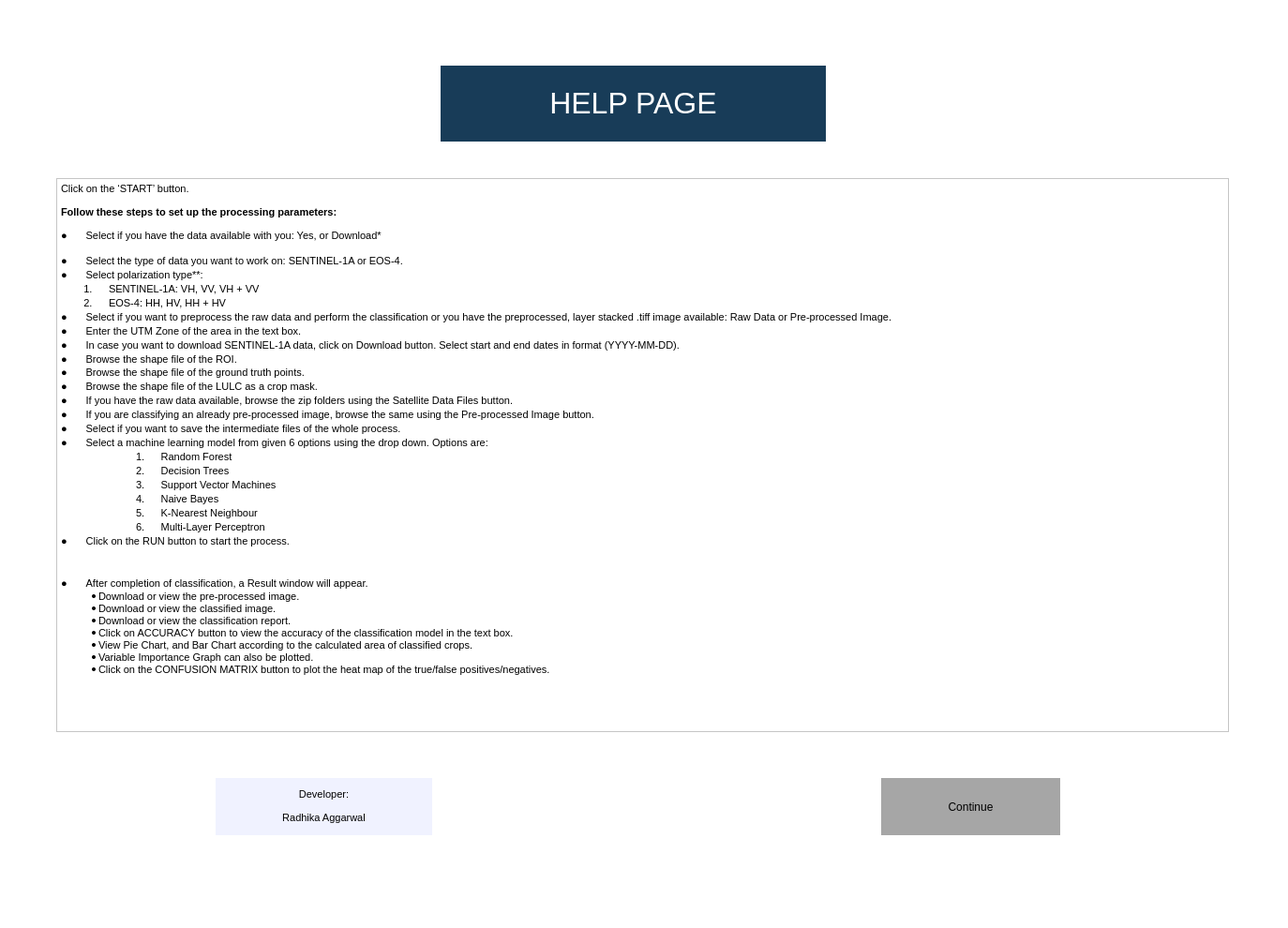
<?xml version="1.0" encoding="UTF-8"?>
<ui version="4.0">
 <class>Dialog</class>
 <widget class="QDialog" name="Dialog">
  <property name="geometry">
   <rect>
    <x>0</x>
    <y>0</y>
    <width>1374</width>
    <height>990</height>
   </rect>
  </property>
  <property name="windowTitle">
   <string>Dialog</string>
  </property>
  <property name="styleSheet">
   <string notr="true">background-color: rgb(255, 255, 255);</string>
  </property>
  <widget class="QTextEdit" name="textEdit">
   <property name="geometry">
    <rect>
     <x>60</x>
     <y>190</y>
     <width>1251</width>
     <height>591</height>
    </rect>
   </property>
   <property name="html">
    <string>&lt;!DOCTYPE HTML PUBLIC &quot;-//W3C//DTD HTML 4.0//EN&quot; &quot;http://www.w3.org/TR/REC-html40/strict.dtd&quot;&gt;
&lt;html&gt;&lt;head&gt;&lt;meta name=&quot;qrichtext&quot; content=&quot;1&quot; /&gt;&lt;style type=&quot;text/css&quot;&gt;
p, li { white-space: pre-wrap; }
&lt;/style&gt;&lt;/head&gt;&lt;body style=&quot; font-family:'MS Shell Dlg 2'; font-size:8.25pt; font-weight:400; font-style:normal;&quot;&gt;
&lt;p style=&quot; margin-top:12px; margin-bottom:12px; margin-left:0px; margin-right:0px; -qt-block-indent:0; text-indent:0px;&quot;&gt;&lt;span style=&quot; font-size:8pt;&quot;&gt;Click on the ‘START’ button.&lt;/span&gt;&lt;/p&gt;
&lt;p style=&quot; margin-top:12px; margin-bottom:12px; margin-left:0px; margin-right:0px; -qt-block-indent:0; text-indent:0px;&quot;&gt;&lt;span style=&quot; font-size:8pt; font-weight:600;&quot;&gt;Follow these steps to set up the processing parameters:&lt;/span&gt;&lt;span style=&quot; font-size:8pt;&quot;&gt; &lt;/span&gt;&lt;/p&gt;
&lt;p style=&quot; margin-top:12px; margin-bottom:12px; margin-left:0px; margin-right:0px; -qt-block-indent:0; text-indent:0px; line-height:115%;&quot;&gt;&lt;span style=&quot; font-size:8pt;&quot;&gt;●&lt;/span&gt;&lt;span style=&quot; font-family:'Times New Roman'; font-size:7pt;&quot;&gt;        &lt;/span&gt;&lt;span style=&quot; font-size:8pt;&quot;&gt;Select if you have the data available with you: Yes, or Download* &lt;/span&gt;&lt;/p&gt;
&lt;p style=&quot; margin-top:0px; margin-bottom:0px; margin-left:0px; margin-right:0px; -qt-block-indent:0; text-indent:0px; line-height:115%;&quot;&gt;&lt;span style=&quot; font-size:8pt;&quot;&gt;●&lt;/span&gt;&lt;span style=&quot; font-family:'Times New Roman'; font-size:7pt;&quot;&gt;        &lt;/span&gt;&lt;span style=&quot; font-size:8pt;&quot;&gt;Select the type of data you want to work on: SENTINEL-1A or EOS-4. &lt;/span&gt;&lt;/p&gt;
&lt;p style=&quot; margin-top:0px; margin-bottom:0px; margin-left:0px; margin-right:0px; -qt-block-indent:0; text-indent:0px; line-height:115%;&quot;&gt;&lt;span style=&quot; font-size:8pt;&quot;&gt;●&lt;/span&gt;&lt;span style=&quot; font-family:'Times New Roman'; font-size:7pt;&quot;&gt;        &lt;/span&gt;&lt;span style=&quot; font-size:8pt;&quot;&gt;Select polarization type**: &lt;/span&gt;&lt;/p&gt;
&lt;p style=&quot; margin-top:0px; margin-bottom:0px; margin-left:0px; margin-right:0px; -qt-block-indent:0; text-indent:0px; line-height:115%;&quot;&gt;&lt;span style=&quot; font-size:8pt;&quot;&gt;        1.&lt;/span&gt;&lt;span style=&quot; font-family:'Times New Roman'; font-size:7pt;&quot;&gt;       &lt;/span&gt;&lt;span style=&quot; font-size:8pt;&quot;&gt;SENTINEL-1A: VH, VV, VH + VV &lt;/span&gt;&lt;/p&gt;
&lt;p style=&quot; margin-top:0px; margin-bottom:0px; margin-left:0px; margin-right:0px; -qt-block-indent:0; text-indent:0px; line-height:115%;&quot;&gt;&lt;span style=&quot; font-size:8pt;&quot;&gt;        2.&lt;/span&gt;&lt;span style=&quot; font-family:'Times New Roman'; font-size:7pt;&quot;&gt;       &lt;/span&gt;&lt;span style=&quot; font-size:8pt;&quot;&gt;EOS-4: HH, HV, HH + HV &lt;/span&gt;&lt;/p&gt;
&lt;p style=&quot; margin-top:0px; margin-bottom:0px; margin-left:0px; margin-right:0px; -qt-block-indent:0; text-indent:0px; line-height:115%;&quot;&gt;&lt;span style=&quot; font-size:8pt;&quot;&gt;●&lt;/span&gt;&lt;span style=&quot; font-family:'Times New Roman'; font-size:7pt;&quot;&gt;        &lt;/span&gt;&lt;span style=&quot; font-size:8pt;&quot;&gt;Select if you want to preprocess the raw data and perform the classification or you have the preprocessed, layer stacked .tiff image available: Raw Data or Pre-processed Image. &lt;/span&gt;&lt;/p&gt;
&lt;p style=&quot; margin-top:0px; margin-bottom:0px; margin-left:0px; margin-right:0px; -qt-block-indent:0; text-indent:0px; line-height:115%;&quot;&gt;&lt;span style=&quot; font-size:8pt;&quot;&gt;●&lt;/span&gt;&lt;span style=&quot; font-family:'Times New Roman'; font-size:7pt;&quot;&gt;        &lt;/span&gt;&lt;span style=&quot; font-size:8pt;&quot;&gt;Enter the UTM Zone of the area in the text box. &lt;/span&gt;&lt;/p&gt;
&lt;p style=&quot; margin-top:0px; margin-bottom:0px; margin-left:0px; margin-right:0px; -qt-block-indent:0; text-indent:0px; line-height:115%;&quot;&gt;&lt;span style=&quot; font-size:8pt;&quot;&gt;●&lt;/span&gt;&lt;span style=&quot; font-family:'Times New Roman'; font-size:7pt;&quot;&gt;        &lt;/span&gt;&lt;span style=&quot; font-size:8pt;&quot;&gt;In case you want to download SENTINEL-1A data, click on Download button. Select start and end dates in format (YYYY-MM-DD).&lt;/span&gt;&lt;/p&gt;
&lt;p style=&quot; margin-top:0px; margin-bottom:0px; margin-left:0px; margin-right:0px; -qt-block-indent:0; text-indent:0px; line-height:115%;&quot;&gt;&lt;span style=&quot; font-size:8pt;&quot;&gt;●&lt;/span&gt;&lt;span style=&quot; font-family:'Times New Roman'; font-size:7pt;&quot;&gt;        &lt;/span&gt;&lt;span style=&quot; font-size:8pt;&quot;&gt;Browse the shape file of the ROI. &lt;/span&gt;&lt;/p&gt;
&lt;p style=&quot; margin-top:0px; margin-bottom:0px; margin-left:0px; margin-right:0px; -qt-block-indent:0; text-indent:0px; line-height:115%;&quot;&gt;&lt;span style=&quot; font-size:8pt;&quot;&gt;●&lt;/span&gt;&lt;span style=&quot; font-family:'Times New Roman'; font-size:7pt;&quot;&gt;        &lt;/span&gt;&lt;span style=&quot; font-size:8pt;&quot;&gt;Browse the shape file of the ground truth points. &lt;/span&gt;&lt;/p&gt;
&lt;p style=&quot; margin-top:0px; margin-bottom:0px; margin-left:0px; margin-right:0px; -qt-block-indent:0; text-indent:0px; line-height:115%;&quot;&gt;&lt;span style=&quot; font-size:8pt;&quot;&gt;●&lt;/span&gt;&lt;span style=&quot; font-family:'Times New Roman'; font-size:7pt;&quot;&gt;        &lt;/span&gt;&lt;span style=&quot; font-size:8pt;&quot;&gt;Browse the shape file of the LULC as a crop mask. &lt;/span&gt;&lt;/p&gt;
&lt;p style=&quot; margin-top:0px; margin-bottom:0px; margin-left:0px; margin-right:0px; -qt-block-indent:0; text-indent:0px; line-height:115%;&quot;&gt;&lt;span style=&quot; font-size:8pt;&quot;&gt;●&lt;/span&gt;&lt;span style=&quot; font-family:'Times New Roman'; font-size:7pt;&quot;&gt;        &lt;/span&gt;&lt;span style=&quot; font-size:8pt;&quot;&gt;If you have the raw data available, browse the zip folders using the Satellite Data Files button. &lt;/span&gt;&lt;/p&gt;
&lt;p style=&quot; margin-top:0px; margin-bottom:0px; margin-left:0px; margin-right:0px; -qt-block-indent:0; text-indent:0px; line-height:115%;&quot;&gt;&lt;span style=&quot; font-size:8pt;&quot;&gt;●&lt;/span&gt;&lt;span style=&quot; font-family:'Times New Roman'; font-size:7pt;&quot;&gt;        &lt;/span&gt;&lt;span style=&quot; font-size:8pt;&quot;&gt;If you are classifying an already pre-processed image, browse the same using the Pre-processed Image button. &lt;/span&gt;&lt;/p&gt;
&lt;p style=&quot; margin-top:0px; margin-bottom:0px; margin-left:0px; margin-right:0px; -qt-block-indent:0; text-indent:0px; line-height:115%;&quot;&gt;&lt;span style=&quot; font-size:8pt;&quot;&gt;●&lt;/span&gt;&lt;span style=&quot; font-family:'Times New Roman'; font-size:7pt;&quot;&gt;        &lt;/span&gt;&lt;span style=&quot; font-size:8pt;&quot;&gt;Select if you want to save the intermediate files of the whole process. &lt;/span&gt;&lt;/p&gt;
&lt;p style=&quot; margin-top:0px; margin-bottom:0px; margin-left:0px; margin-right:0px; -qt-block-indent:0; text-indent:0px; line-height:115%;&quot;&gt;&lt;span style=&quot; font-size:8pt;&quot;&gt;●&lt;/span&gt;&lt;span style=&quot; font-family:'Times New Roman'; font-size:7pt;&quot;&gt;        &lt;/span&gt;&lt;span style=&quot; font-size:8pt;&quot;&gt;Select a machine learning model from given 6 options using the drop down. Options are: &lt;/span&gt;&lt;/p&gt;
&lt;p style=&quot; margin-top:0px; margin-bottom:0px; margin-left:0px; margin-right:0px; -qt-block-indent:0; text-indent:0px; line-height:115%;&quot;&gt;&lt;span style=&quot; font-size:8pt;&quot;&gt;	1.&lt;/span&gt;&lt;span style=&quot; font-family:'Times New Roman'; font-size:7pt;&quot;&gt;       &lt;/span&gt;&lt;span style=&quot; font-size:8pt;&quot;&gt;Random Forest &lt;/span&gt;&lt;/p&gt;
&lt;p style=&quot; margin-top:0px; margin-bottom:0px; margin-left:0px; margin-right:0px; -qt-block-indent:0; text-indent:0px; line-height:115%;&quot;&gt;&lt;span style=&quot; font-size:8pt;&quot;&gt;	2.&lt;/span&gt;&lt;span style=&quot; font-family:'Times New Roman'; font-size:7pt;&quot;&gt;       &lt;/span&gt;&lt;span style=&quot; font-size:8pt;&quot;&gt;Decision Trees &lt;/span&gt;&lt;/p&gt;
&lt;p style=&quot; margin-top:0px; margin-bottom:0px; margin-left:0px; margin-right:0px; -qt-block-indent:0; text-indent:0px; line-height:115%;&quot;&gt;&lt;span style=&quot; font-size:8pt;&quot;&gt;	3.&lt;/span&gt;&lt;span style=&quot; font-family:'Times New Roman'; font-size:7pt;&quot;&gt;       &lt;/span&gt;&lt;span style=&quot; font-size:8pt;&quot;&gt;Support Vector Machines &lt;/span&gt;&lt;/p&gt;
&lt;p style=&quot; margin-top:0px; margin-bottom:0px; margin-left:0px; margin-right:0px; -qt-block-indent:0; text-indent:0px; line-height:115%;&quot;&gt;&lt;span style=&quot; font-size:8pt;&quot;&gt;	4.&lt;/span&gt;&lt;span style=&quot; font-family:'Times New Roman'; font-size:7pt;&quot;&gt;       &lt;/span&gt;&lt;span style=&quot; font-size:8pt;&quot;&gt;Naive Bayes &lt;/span&gt;&lt;/p&gt;
&lt;p style=&quot; margin-top:0px; margin-bottom:0px; margin-left:0px; margin-right:0px; -qt-block-indent:0; text-indent:0px; line-height:115%;&quot;&gt;&lt;span style=&quot; font-size:8pt;&quot;&gt;	5.&lt;/span&gt;&lt;span style=&quot; font-family:'Times New Roman'; font-size:7pt;&quot;&gt;       &lt;/span&gt;&lt;span style=&quot; font-size:8pt;&quot;&gt;K-Nearest Neighbour &lt;/span&gt;&lt;/p&gt;
&lt;p style=&quot; margin-top:0px; margin-bottom:0px; margin-left:0px; margin-right:0px; -qt-block-indent:0; text-indent:0px; line-height:115%;&quot;&gt;&lt;span style=&quot; font-size:8pt;&quot;&gt;	6.&lt;/span&gt;&lt;span style=&quot; font-family:'Times New Roman'; font-size:7pt;&quot;&gt;       &lt;/span&gt;&lt;span style=&quot; font-size:8pt;&quot;&gt;Multi-Layer Perceptron &lt;/span&gt;&lt;/p&gt;
&lt;p style=&quot; margin-top:0px; margin-bottom:0px; margin-left:0px; margin-right:0px; -qt-block-indent:0; text-indent:0px; line-height:115%;&quot;&gt;&lt;span style=&quot; font-size:8pt;&quot;&gt;●&lt;/span&gt;&lt;span style=&quot; font-family:'Times New Roman'; font-size:7pt;&quot;&gt;        &lt;/span&gt;&lt;span style=&quot; font-size:8pt;&quot;&gt;Click on the RUN button to start the process.&lt;/span&gt;&lt;/p&gt;
&lt;p style=&quot;-qt-paragraph-type:empty; margin-top:0px; margin-bottom:0px; margin-left:0px; margin-right:0px; -qt-block-indent:0; text-indent:0px; line-height:115%; font-size:8pt;&quot;&gt;&lt;br /&gt;&lt;/p&gt;
&lt;p style=&quot;-qt-paragraph-type:empty; margin-top:0px; margin-bottom:0px; margin-left:0px; margin-right:0px; -qt-block-indent:0; text-indent:0px; line-height:115%; font-size:8pt;&quot;&gt;&lt;br /&gt;&lt;/p&gt;
&lt;p style=&quot; margin-top:0px; margin-bottom:0px; margin-left:0px; margin-right:0px; -qt-block-indent:0; text-indent:0px; line-height:115%;&quot;&gt;&lt;span style=&quot; font-size:8pt;&quot;&gt;●&lt;/span&gt;&lt;span style=&quot; font-family:'Times New Roman'; font-size:7pt;&quot;&gt;        &lt;/span&gt;&lt;span style=&quot; font-size:8pt;&quot;&gt;After completion of classification, a Result window will appear. &lt;/span&gt;&lt;/p&gt;
&lt;ul style=&quot;margin-top: 0px; margin-bottom: 0px; margin-left: 0px; margin-right: 0px; -qt-list-indent: 1;&quot;&gt;&lt;li style=&quot; font-size:8pt;&quot; style=&quot; margin-top:0px; margin-bottom:0px; margin-left:0px; margin-right:0px; -qt-block-indent:0; text-indent:0px;&quot;&gt;Download or view the pre-processed image.&lt;/li&gt;
&lt;ul style=&quot;margin-top: 0px; margin-bottom: 0px; margin-left: 0px; margin-right: 0px; -qt-list-indent: 1;&quot;&gt;&lt;li style=&quot; font-size:8pt;&quot; style=&quot; margin-top:0px; margin-bottom:0px; margin-left:0px; margin-right:0px; -qt-block-indent:0; text-indent:0px;&quot;&gt;Download or view the classified image.&lt;/li&gt;&lt;/ul&gt;
&lt;li style=&quot; font-size:8pt;&quot; style=&quot; margin-top:0px; margin-bottom:0px; margin-left:0px; margin-right:0px; -qt-block-indent:0; text-indent:0px;&quot;&gt;Download or view the classification report. &lt;/li&gt;
&lt;li style=&quot; font-size:8pt;&quot; style=&quot; margin-top:0px; margin-bottom:0px; margin-left:0px; margin-right:0px; -qt-block-indent:0; text-indent:0px;&quot;&gt;Click on ACCURACY button to view the accuracy of the classification model in the text box. &lt;/li&gt;
&lt;li style=&quot; font-size:8pt;&quot; style=&quot; margin-top:0px; margin-bottom:0px; margin-left:0px; margin-right:0px; -qt-block-indent:0; text-indent:0px;&quot;&gt;View Pie Chart, and Bar Chart according to the calculated area of classified crops. &lt;/li&gt;
&lt;li style=&quot; font-size:8pt;&quot; style=&quot; margin-top:0px; margin-bottom:0px; margin-left:0px; margin-right:0px; -qt-block-indent:0; text-indent:0px;&quot;&gt;Variable Importance Graph can also be plotted. &lt;/li&gt;
&lt;li style=&quot; font-size:8pt;&quot; style=&quot; margin-top:0px; margin-bottom:12px; margin-left:0px; margin-right:0px; -qt-block-indent:0; text-indent:0px;&quot;&gt;Click on the CONFUSION MATRIX button to plot the heat map of the true/false positives/negatives. &lt;/li&gt;&lt;/ul&gt;&lt;/body&gt;&lt;/html&gt;</string>
   </property>
  </widget>
  <widget class="QLabel" name="label_7">
   <property name="geometry">
    <rect>
     <x>470</x>
     <y>70</y>
     <width>411</width>
     <height>81</height>
    </rect>
   </property>
   <property name="font">
    <font>
     <family>Segoe UI Symbol</family>
     <pointsize>8</pointsize>
     <weight>50</weight>
     <italic>false</italic>
     <bold>false</bold>
    </font>
   </property>
   <property name="styleSheet">
    <string notr="true">background-color: rgb(24, 60, 88);
font: 8pt &quot;Segoe UI Symbol&quot;;
color: rgb(255, 255, 255);</string>
   </property>
   <property name="text">
    <string>&lt;html&gt;&lt;head/&gt;&lt;body&gt;&lt;p align=&quot;center&quot;&gt;&lt;span style=&quot; font-size:24pt;&quot;&gt;HELP PAGE&lt;/span&gt;&lt;/p&gt;&lt;/body&gt;&lt;/html&gt;</string>
   </property>
  </widget>
  <widget class="QPushButton" name="continueButton">
   <property name="geometry">
    <rect>
     <x>940</x>
     <y>830</y>
     <width>191</width>
     <height>61</height>
    </rect>
   </property>
   <property name="styleSheet">
    <string notr="true">font: 75 24pt &quot;Courier New&quot;;
background-color: rgb(166, 166, 166);
color: rgb(0, 0, 0);
border: 5px;
border-color: rgb(24, 60, 88);</string>
   </property>
   <property name="text">
    <string>Continue</string>
   </property>
  </widget>
  <widget class="QLabel" name="label_8">
   <property name="geometry">
    <rect>
     <x>230</x>
     <y>830</y>
     <width>231</width>
     <height>61</height>
    </rect>
   </property>
   <property name="font">
    <font>
     <family>Segoe UI Symbol</family>
     <pointsize>8</pointsize>
     <weight>50</weight>
     <italic>false</italic>
     <bold>false</bold>
    </font>
   </property>
   <property name="styleSheet">
    <string notr="true">background-color: rgb(240, 242, 255);
font: 8pt &quot;Segoe UI Symbol&quot;;
color: rgb(0, 0, 0);</string>
   </property>
   <property name="text">
    <string>&lt;html&gt;&lt;head/&gt;&lt;body&gt;&lt;p align=&quot;center&quot;&gt;Developer:&lt;/p&gt;&lt;p align=&quot;center&quot;&gt;Radhika Aggarwal&lt;/p&gt;&lt;/body&gt;&lt;/html&gt;</string>
   </property>
  </widget>
 </widget>
 <resources/>
 <connections/>
</ui>
